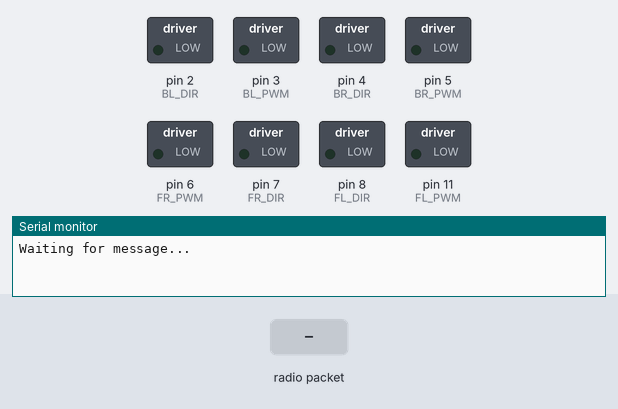
A sketch run on a simulated Arduino Uno, built with avr-gcc and run on an emulated ATmega328P. Shown: switched loads named in the sketch (green lamp = pin HIGH), the last lines printed to the serial monitor. The test bench sets the inputs (shaded band). No radio packets arrive unless stated.

Above: at 1.2 s.
1.3 s: radio packet "5" arrives
At 2.1 s:
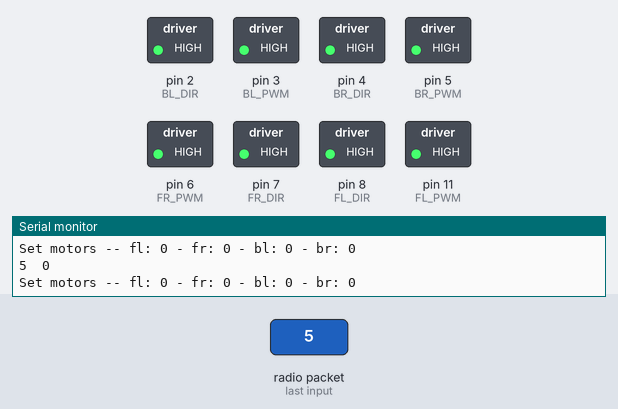
2.8 s: radio packet "90" arrives
At 3.2 s:
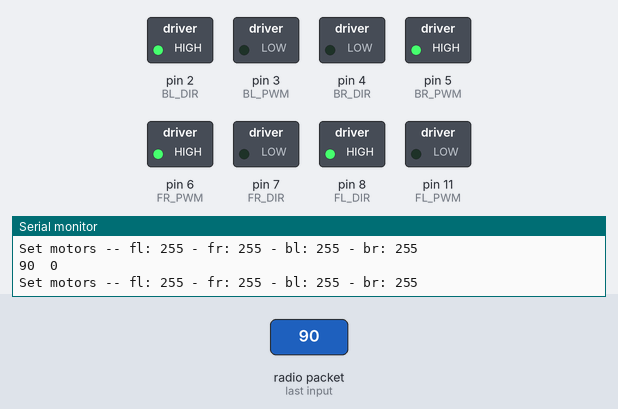
Timing chart, 0 to 6.3 s (numbered marks = the images above; inputs shaded):
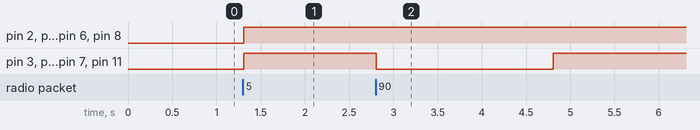

The sketch:

final_car.ino
```cpp
#include <VirtualWire.h>

// front l9110s
#define F_BIA 11 // pwm (9 - > 11)
#define F_BIB 8
#define F_AIA 6 // pwm
#define F_AIB 7
// back l9110s
#define B_AIA 3 // pwm
#define B_AIB 2
#define B_BIA 5 // pwm
#define B_BIB 4

#define FL_PWM F_BIA
#define FL_DIR F_BIB
#define FR_PWM F_AIA
#define FR_DIR F_AIB
#define BL_PWM B_AIA
#define BL_DIR B_AIB
#define BR_PWM B_BIA
#define BR_DIR B_BIB

#define RX_PIN 12 // (11 -> 12)

#define NO_RX_PANIC_DELAY 2000
#define MIN_SPEED 200
#define MAX_SPEED 255
#define DEADZONE 25
#define MAX_PITCH 50
#define MAX_ROLL 50

void setup() {
  Serial.begin(115200); // open the serial port at 115200 bps:
  pinMode(FL_PWM, OUTPUT);
  pinMode(FL_DIR, OUTPUT);
  pinMode(FR_PWM, OUTPUT);
  pinMode(FR_DIR, OUTPUT);
  pinMode(BL_PWM, OUTPUT);
  pinMode(BL_DIR, OUTPUT);
  pinMode(BR_PWM, OUTPUT);
  pinMode(BR_DIR, OUTPUT);

  // configure rf receiver
  vw_set_rx_pin(RX_PIN); // pin
  vw_setup(2000); // bps
  vw_rx_start();
}

void move_vec(double x, double y, int speed) {
  double x_sq = x > 0 ? sq(x) : -sq(x);
  double y_sq = y > 0 ? sq(y) : -sq(y);
  double m = sqrt(abs(x_sq) + abs(y_sq));
  int speed_1 = y_sq + x_sq;
  int speed_2 = y_sq - x_sq;
  speed_1 = speed_1 > 0 ? sqrt(speed_1) / m * speed : -sqrt(abs(speed_1)) / m * speed;
  speed_2 = speed_2 > 0 ? sqrt(speed_2) / m * speed : -sqrt(abs(speed_2)) / m * speed;
//  Serial.println("speed_1: " + String(speed_1) + " - speed_2: " + String(speed_2));

  set_motors(speed_1, speed_2, speed_2, speed_1);
}

void set_motors(int speed_fl, int speed_fr, int speed_bl, int speed_br) {
  Serial.println("Set motors -- fl: " + String(speed_fl) + " - fr: " + String(speed_fr) + " - bl: " + String(speed_bl) + " - br: " + String(speed_br));
  digitalWrite(FL_DIR, speed_fl >= 0 ? HIGH : LOW);
  analogWrite(FL_PWM, speed_fl >= 0 ? 255 - speed_fl : abs(speed_fl));
  digitalWrite(FR_DIR, speed_fr <= 0 ? HIGH : LOW);
  analogWrite(FR_PWM, speed_fr <= 0 ? 255 - abs(speed_fr) : speed_fr);
  digitalWrite(BL_DIR, speed_bl >= 0 ? HIGH : LOW);
  analogWrite(BL_PWM, speed_bl >= 0 ? 255 - speed_bl : abs(speed_bl));
  digitalWrite(BR_DIR, speed_br <= 0 ? HIGH : LOW);
  analogWrite(BR_PWM, speed_br <= 0 ? 255 - abs(speed_br) : speed_br);
  delay(5);
}

int pitch, roll;
unsigned long last_data = 0;
void get_imu_data(boolean wait_rx) {
  uint8_t buf[VW_MAX_MESSAGE_LEN + 1];
  uint8_t buflen = VW_MAX_MESSAGE_LEN;

  if (wait_rx) {
    Serial.println("Waiting for message...");
    vw_wait_rx();
  }

  if (vw_get_message(buf, &buflen)) { // Non-blocking
    digitalWrite(13, true); // Flash a light to show received good message
    buf[buflen] = '\0';
    int pitch_local, roll_local;
    sscanf(buf, "%d.%d", &pitch_local, &roll_local);

    // is data valid?
    if (pitch_local > 180 || pitch_local < -180 || roll_local > 180 || roll_local < -180) {
      Serial.print("IMU data is invalid! Received: "); Serial.println((char*) buf);
    } else {
      pitch = pitch_local;
      roll = roll_local;
      last_data = millis();
    }

    digitalWrite(13, false);
  }
}

boolean wait = true;
void loop() {
  get_imu_data(wait);
  wait = false;

  if (millis() > last_data + NO_RX_PANIC_DELAY) {
    Serial.println("Haven't received data in a while, stopping!");
    set_motors(0, 0, 0, 0);
    wait = true;
    return;
  }

  Serial.print(pitch); Serial.print("\t");
  Serial.println(roll);

  int y_dir = pitch > DEADZONE;
  if (pitch < -DEADZONE) {
    y_dir = -1;
  }

  int x_dir = roll > DEADZONE;
  if (roll < -DEADZONE) {
    x_dir = -1;
  }

  int speed;
  if (abs(pitch) > abs(roll)) {
    speed = (MAX_SPEED - MIN_SPEED) / (MAX_PITCH - DEADZONE) * (abs(pitch) - DEADZONE);
  } else {
    speed = (MAX_SPEED - MIN_SPEED) / (MAX_ROLL - DEADZONE) * (abs(roll) - DEADZONE);
  }
  move_vec(x_dir, y_dir, min(MIN_SPEED + speed, MAX_SPEED));
}

void motor_test() {
  set_motors(MAX_SPEED, 0, 0, 0);
  delay(1500);
  set_motors(0, MAX_SPEED, 0, 0);
  delay(1500);
  set_motors(0, 0, MAX_SPEED, 0);
  delay(1500);
  set_motors(0, 0, 0, MAX_SPEED);
  delay(1500);
  set_motors(-MAX_SPEED, 0, 0, 0);
  delay(1500);
  set_motors(0, -MAX_SPEED, 0, 0);
  delay(1500);
  set_motors(0, 0, -MAX_SPEED, 0);
  delay(1500);
  set_motors(0, 0, 0, -MAX_SPEED);
  delay(1500);
}
```

Measured:
- after the input at 1.3 s, pin 2 (BL_DIR), pin 3 (BL_PWM), pin 4 (BR_DIR), pin 5 (BR_PWM), pin 6 (FR_PWM), pin 7 (FR_DIR), pin 8 (FL_DIR), pin 11 (FL_PWM): LOW → HIGH at once
- after the input at 2.8 s, pin 3 (BL_PWM), pin 4 (BR_DIR), pin 7 (FR_DIR), pin 11 (FL_PWM): HIGH → LOW at once, → HIGH 2.0 s later
